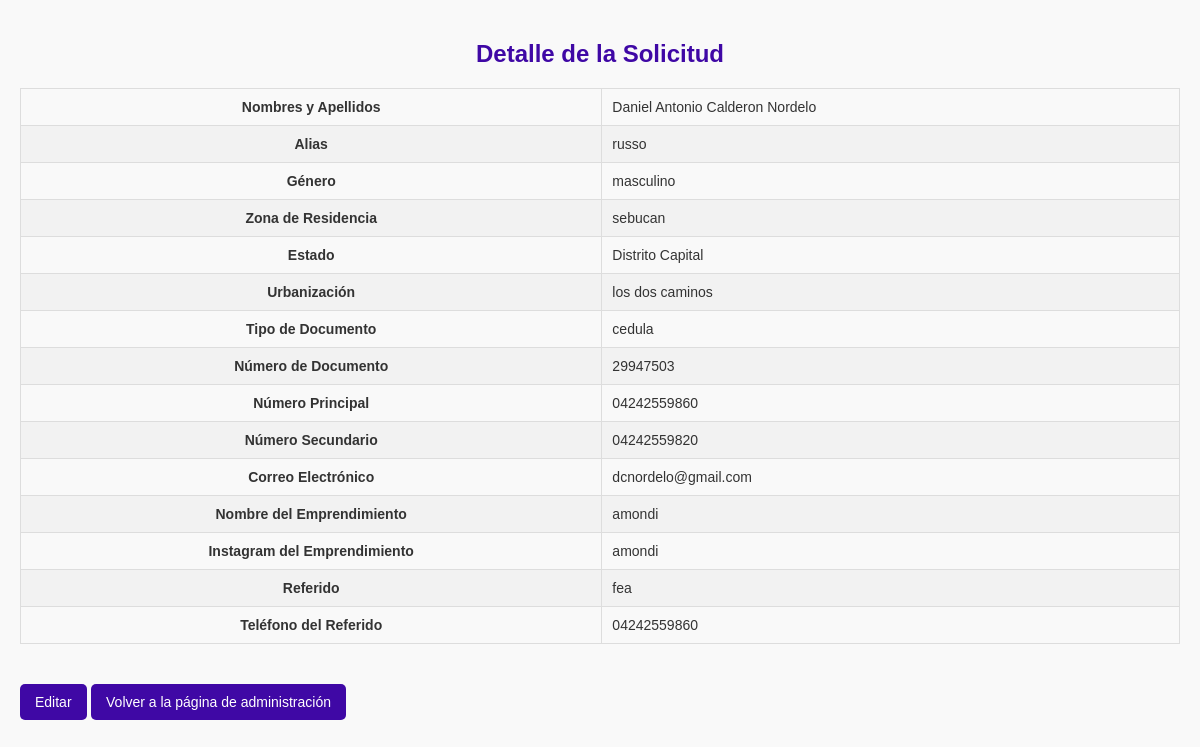
The app's page /admin/detalle/2 (signed in) with its own data.
### tables this page shows
CREATE TABLE usuarios (
        id INTEGER PRIMARY KEY AUTOINCREMENT,
        nombres_apellidos TEXT,
        alias TEXT,
        genero TEXT,
        zona_residencia TEXT,
        estado TEXT,
        urbanizacion TEXT,
        tipo_documento TEXT,
        numero_documento TEXT,
        numero_principal TEXT,
        numero_secundario TEXT,
        correo TEXT,
        nombre_emprendimiento TEXT,
        instagram_emprendimiento TEXT,
        referido_nombre TEXT,
        referido_telefono TEXT
    );

### app.py (the view)
@app.route('/admin/detalle/<int:id_solicitud>')
def detalle_solicitud(id_solicitud):
    if 'username' not in session:
        flash('Por favor, inicia sesión primero.', 'warning')
        return redirect(url_for('login'))
    solicitud = get_solicitud_por_id(id_solicitud)
    return render_template('detalle_solicitud.html', solicitud=solicitud)

### app.py (called while the page is built)
def get_solicitud_por_id(id_solicitud):
    conn = sqlite3.connect('solicitudes.db')
    c = conn.cursor()
    c.execute('SELECT * FROM usuarios WHERE id = ?', (id_solicitud,))
    solicitud = c.fetchone()
    conn.close()
    return solicitud

### templates/detalle_solicitud.html (shortened to what this page needs)
<!DOCTYPE html>
<html lang="es">
<head>
    <link rel="stylesheet" href="{{ url_for('static', filename='styles_detalle.css') }}">
</head>
<body>
    <h2>Detalle de la Solicitud</h2>
    <table border="1">
        <tr>
            <th>Nombres y Apellidos</th>
            <td>{{ solicitud[1] }}</td>
        </tr>
        <tr>
            <th>Alias</th>
            <td>{{ solicitud[2] }}</td>
        </tr>
        <tr>
            <th>Género</th>
            <td>{{ solicitud[3] }}</td>
        </tr>
        <tr>
            <th>Zona de Residencia</th>
            <td>{{ solicitud[4] }}</td>
        </tr>
        <tr>
            <th>Estado</th>
            <td>{{ solicitud[5] }}</td>
        </tr>
        <tr>
            <th>Urbanización</th>
            <td>{{ solicitud[6] }}</td>
        </tr>
        <tr>
            <th>Tipo de Documento</th>
            <td>{{ solicitud[7] }}</td>
        </tr>
        <tr>
            <th>Número de Documento</th>
            <td>{{ solicitud[8] }}</td>
        </tr>
        <tr>
            <th>Número Principal</th>
            <td>{{ solicitud[9] }}</td>
        </tr>
        <tr>
            <th>Número Secundario</th>
            <td>{{ solicitud[10] }}</td>
        </tr>
        <tr>
            <th>Correo Electrónico</th>
            <td>{{ solicitud[11] }}</td>
        </tr>
        <tr>
            <th>Nombre del Emprendimiento</th>
            <td>{{ solicitud[12] }}</td>
        </tr>
        <tr>
            <th>Instagram del Emprendimiento</th>
            <td>{{ solicitud[13] }}</td>
        </tr>
        <tr>
            <th>Referido</th>
            <td>{{ solicitud[14] }}</td>
        </tr>
        <tr>
            <th>Teléfono del Referido</th>
            <td>{{ solicitud[15] }}</td>
        </tr>
    </table>
    <a href="{{ url_for('editar_solicitud', id_solicitud=solicitud[0]) }}" class="btn">Editar</a>
    <a href="{{ url_for('admin') }}" class="btn">Volver a la página de administración</a>
</body>
</html>

### static/styles_detalle.css (style rules this page uses)
body { font-family: 'Poppins', sans-serif; margin: 0; padding: 20px; background-color: #f9f9f9; color: #333; }
h2 { text-align: center; color: #3f08a5; }
table { width: 100%; border-collapse: collapse; margin: 20px 0; font-size: 14px; }
table, th, td { border: 1px solid #ddd; padding: 10px; }
tbody tr:nth-child(even) { background-color: #f2f2f2; }
.btn { display: inline-block; padding: 10px 15px; color: white; background-color: #3f08a5; text-decoration: none; border-radius: 5px; font-size: 14px; margin-top: 20px; }
a { text-decoration: none; color: #3f08a5; font-size: 14px; margin-top: 10px; display: inline-block; }

### records on screen
usuarios: nombres_apellidos "Daniel Antonio Calderon Nordelo", alias "russo", genero "masculino", zona_residencia "sebucan", estado "Distrito Capital", urbanizacion "los dos caminos", tipo_documento "cedula", numero_documento "29947503", numero_principal "04242559860", numero_secundario "04242559820", correo "dcnordelo@gmail.com", nombre_emprendimiento "amondi", instagram_emprendimiento "amondi", referido_nombre "fea", referido_telefono "04242559860"
